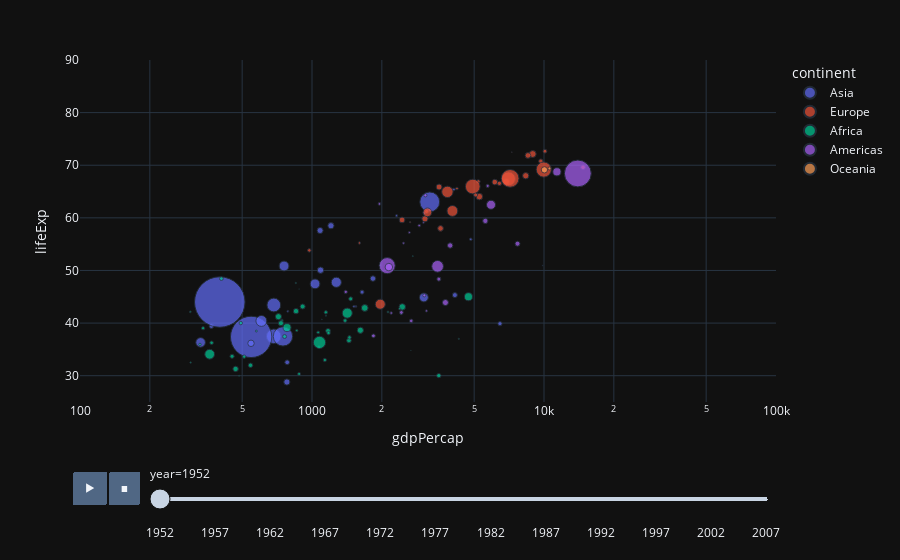

This figure's notebook cell:
### Code cell
import plotly.express as px
df = px.data.gapminder()
px.scatter(df, x="gdpPercap", y="lifeExp", animation_frame="year", animation_group="country",
           size="pop", color="continent", hover_name="country", template="plotly_dark",
           log_x=True, size_max=55, range_x=[100,100000], range_y=[25,90])

### Figure 1 — Plotly figure (JSON) as saved in the notebook; plotly's stock layout.template omitted (floating-point values rounded to 4 significant figures)
{"data": [{"hovertemplate": "<b>%{hovertext}</b><br><br>continent=Asia<br>year=1952<br>gdpPercap=%{x}<br>lifeExp=%{y}<br>pop=%{marker.size}<extra></extra>", "hovertext": ["Afghanistan", "Bahrain", "Bangladesh", "Cambodia", "China", "Hong Kong, China", "India", "Indonesia", "Iran", "Iraq", "Israel", "Japan", "Jordan", "Korea, Dem. Rep.", "Korea, Rep.", "Kuwait", "Lebanon", "Malaysia", "Mongolia", "Myanmar", "Nepal", "Oman", "Pakistan", "Philippines", "Saudi Arabia", "Singapore", "Sri Lanka", "Syria", "Taiwan", "Thailand", "Vietnam", "West Bank and Gaza", "Yemen, Rep."], "ids": ["Afghanistan", "Bahrain", "Bangladesh", "Cambodia", "China", "Hong Kong, China", "India", "Indonesia", "Iran", "Iraq", "Israel", "Japan", "Jordan", "Korea, Dem. Rep.", "Korea, Rep.", "Kuwait", "Lebanon", "Malaysia", "Mongolia", "Myanmar", "Nepal", "Oman", "Pakistan", "Philippines", "Saudi Arabia", "Singapore", "Sri Lanka", "Syria", "Taiwan", "Thailand", "Vietnam", "West Bank and Gaza", "Yemen, Rep."], "legendgroup": "Asia", "marker": {"color": "#636efa", "size": [8425333, 120447, 46886859, 4693836, 556263527, 2125900, 372000000, 82052000, 17272000, 5441766, 1620914, 86459025, 607914, 8865488, 20947571, 160000, 1439529, 6748378, 800663, 20092996, 9182536, 507833, 41346560, 22438691, 4005677, 1127000, 7982342, 3661549, 8550362, 21289402, 26246839, 1030585, 4963829], "sizemode": "area", "sizeref": 435900.0, "symbol": "circle"}, "mode": "markers", "name": "Asia", "orientation": "v", "showlegend": true, "x": [779.4, 9867.0, 684.2, 368.5, 400.4, 3054.0, 546.6, 749.7, 3035.0, 4130.0, 4087.0, 3217.0, 1547.0, 1088.0, 1031.0, 108400.0, 4835.0, 1831.0, 786.6, 331.0, 545.9, 1828.0, 684.6, 1273.0, 6460.0, 2315.0, 1084.0, 1643.0, 1207.0, 757.8, 605.1, 1516.0, 781.7], "xaxis": "x", "y": [28.8, 50.94, 37.48, 39.42, 44.0, 60.96, 37.37, 37.47, 44.87, 45.32, 65.39, 63.03, 43.16, 50.06, 47.45, 55.56, 55.93, 48.46, 42.24, 36.32, 36.16, 37.58, 43.44, 47.75, 39.88, 60.4, 57.59, 45.88, 58.5, 50.85, 40.41, 43.16, 32.55], "yaxis": "y", "type": "scatter"}, {"hovertemplate": "<b>%{hovertext}</b><br><br>continent=Europe<br>year=1952<br>gdpPercap=%{x}<br>lifeExp=%{y}<br>pop=%{marker.size}<extra></extra>", "hovertext": ["Albania", "Austria", "Belgium", "Bosnia and Herzegovina", "Bulgaria", "Croatia", "Czech Republic", "Denmark", "Finland", "France", "Germany", "Greece", "Hungary", "Iceland", "Ireland", "Italy", "Montenegro", "Netherlands", "Norway", "Poland", "Portugal", "Romania", "Serbia", "Slovak Republic", "Slovenia", "Spain", "Sweden", "Switzerland", "Turkey", "United Kingdom"], "ids": ["Albania", "Austria", "Belgium", "Bosnia and Herzegovina", "Bulgaria", "Croatia", "Czech Republic", "Denmark", "Finland", "France", "Germany", "Greece", "Hungary", "Iceland", "Ireland", "Italy", "Montenegro", "Netherlands", "Norway", "Poland", "Portugal", "Romania", "Serbia", "Slovak Republic", "Slovenia", "Spain", "Sweden", "Switzerland", "Turkey", "United Kingdom"], "legendgroup": "Europe", "marker": {"color": "#EF553B", "size": [1282697, 6927772, 8730405, 2791000, 7274900, 3882229, 9125183, 4334000, 4090500, 42459667, 69145952, 7733250, 9504000, 147962, 2952156, 47666000, 413834, 10381988, 3327728, 25730551, 8526050, 16630000, 6860147, 3558137, 1489518, 28549870, 7124673, 4815000, 22235677, 50430000], "sizemode": "area", "sizeref": 435900.0, "symbol": "circle"}, "mode": "markers", "name": "Europe", "orientation": "v", "showlegend": true, "x": [1601.0, 6137.0, 8343.0, 973.5, 2444.0, 3119.0, 6876.0, 9692.0, 6425.0, 7030.0, 7144.0, 3531.0, 5264.0, 7268.0, 5210.0, 4931.0, 2648.0, 8942.0, 10100.0, 4029.0, 3068.0, 3145.0, 3581.0, 5075.0, 4215.0, 3834.0, 8528.0, 14730.0, 1969.0, 9980.0], "xaxis": "x", "y": [55.23, 66.8, 68.0, 53.82, 59.6, 61.21, 66.87, 70.78, 66.55, 67.41, 67.5, 65.86, 64.03, 72.49, 66.91, 65.94, 59.16, 72.13, 72.67, 61.31, 59.82, 61.05, 58.0, 64.36, 65.57, 64.94, 71.86, 69.62, 43.59, 69.18], "yaxis": "y", "type": "scatter"}, {"hovertemplate": "<b>%{hovertext}</b><br><br>continent=Africa<br>year=1952<br>gdpPercap=%{x}<br>lifeExp=%{y}<br>pop=%{marker.size}<extra></extra>", "hovertext": ["Algeria", "Angola", "Benin", "Botswana", "Burkina Faso", "Burundi", "Cameroon", "Central African Republic", "Chad", "Comoros", "Congo, Dem. Rep.", "Congo, Rep.", "Cote d'Ivoire", "Djibouti", "Egypt", "Equatorial Guinea", "Eritrea", "Ethiopia", "Gabon", "Gambia", "Ghana", "Guinea", "Guinea-Bissau", "Kenya", "Lesotho", "Liberia", "Libya", "Madagascar", "Malawi", "Mali", "Mauritania", "Mauritius", "Morocco", "Mozambique", "Namibia", "Niger", "Nigeria", "Reunion", "Rwanda", "Sao Tome and Principe", "Senegal", "Sierra Leone", "Somalia", "South Africa", "Sudan", "Swaziland", "Tanzania", "Togo", "Tunisia", "Uganda", "Zambia", "Zimbabwe"], "ids": ["Algeria", "Angola", "Benin", "Botswana", "Burkina Faso", "Burundi", "Cameroon", "Central African Republic", "Chad", "Comoros", "Congo, Dem. Rep.", "Congo, Rep.", "Cote d'Ivoire", "Djibouti", "Egypt", "Equatorial Guinea", "Eritrea", "Ethiopia", "Gabon", "Gambia", "Ghana", "Guinea", "Guinea-Bissau", "Kenya", "Lesotho", "Liberia", "Libya", "Madagascar", "Malawi", "Mali", "Mauritania", "Mauritius", "Morocco", "Mozambique", "Namibia", "Niger", "Nigeria", "Reunion", "Rwanda", "Sao Tome and Principe", "Senegal", "Sierra Leone", "Somalia", "South Africa", "Sudan", "Swaziland", "Tanzania", "Togo", "Tunisia", "Uganda", "Zambia", "Zimbabwe"], "legendgroup": "Africa", "marker": {"color": "#00cc96", "size": [9279525, 4232095, 1738315, 442308, 4469979, 2445618, 5009067, 1291695, 2682462, 153936, 14100005, 854885, 2977019, 63149, 22223309, 216964, 1438760, 20860941, 420702, 284320, 5581001, 2664249, 580653, 6464046, 748747, 863308, 1019729, 4762912, 2917802, 3838168, 1022556, 516556, 9939217, 6446316, 485831, 3379468, 33119096, 257700, 2534927, 60011, 2755589, 2143249, 2526994, 14264935, 8504667, 290243, 8322925, 1219113, 3647735, 5824797, 2672000, 3080907], "sizemode": "area", "sizeref": 435900.0, "symbol": "circle"}, "mode": "markers", "name": "Africa", "orientation": "v", "showlegend": true, "x": [2449.0, 3521.0, 1063.0, 851.2, 543.3, 339.3, 1173.0, 1071.0, 1179.0, 1103.0, 780.5, 2126.0, 1389.0, 2670.0, 1419.0, 375.6, 328.9, 362.1, 4293.0, 485.2, 911.3, 510.2, 299.9, 853.5, 298.8, 575.6, 2388.0, 1443.0, 369.2, 452.3, 743.1, 1968.0, 1688.0, 468.5, 2424.0, 761.9, 1077.0, 2719.0, 493.3, 879.6, 1450.0, 879.8, 1136.0, 4725.0, 1616.0, 1148.0, 716.7, 859.8, 1468.0, 734.8, 1147.0, 406.9], "xaxis": "x", "y": [43.08, 30.02, 38.22, 47.62, 31.98, 39.03, 38.52, 35.46, 38.09, 40.72, 39.14, 42.11, 40.48, 34.81, 41.89, 34.48, 35.93, 34.08, 37.0, 30.0, 43.15, 33.61, 32.5, 42.27, 42.14, 38.48, 42.72, 36.68, 36.26, 33.69, 40.54, 50.99, 42.87, 31.29, 41.73, 37.44, 36.32, 52.72, 40.0, 46.47, 37.28, 30.33, 32.98, 45.01, 38.63, 41.41, 41.22, 38.6, 44.6, 39.98, 42.04, 48.45], "yaxis": "y", "type": "scatter"}, {"hovertemplate": "<b>%{hovertext}</b><br><br>continent=Americas<br>year=1952<br>gdpPercap=%{x}<br>lifeExp=%{y}<br>pop=%{marker.size}<extra></extra>", "hovertext": ["Argentina", "Bolivia", "Brazil", "Canada", "Chile", "Colombia", "Costa Rica", "Cuba", "Dominican Republic", "Ecuador", "El Salvador", "Guatemala", "Haiti", "Honduras", "Jamaica", "Mexico", "Nicaragua", "Panama", "Paraguay", "Peru", "Puerto Rico", "Trinidad and Tobago", "United States", "Uruguay", "Venezuela"], "ids": ["Argentina", "Bolivia", "Brazil", "Canada", "Chile", "Colombia", "Costa Rica", "Cuba", "Dominican Republic", "Ecuador", "El Salvador", "Guatemala", "Haiti", "Honduras", "Jamaica", "Mexico", "Nicaragua", "Panama", "Paraguay", "Peru", "Puerto Rico", "Trinidad and Tobago", "United States", "Uruguay", "Venezuela"], "legendgroup": "Americas", "marker": {"color": "#ab63fa", "size": [17876956, 2883315, 56602560, 14785584, 6377619, 12350771, 926317, 6007797, 2491346, 3548753, 2042865, 3146381, 3201488, 1517453, 1426095, 30144317, 1165790, 940080, 1555876, 8025700, 2227000, 662850, 157553000, 2252965, 5439568], "sizemode": "area", "sizeref": 435900.0, "symbol": "circle"}, "mode": "markers", "name": "Americas", "orientation": "v", "showlegend": true, "x": [5911.0, 2677.0, 2109.0, 11370.0, 3940.0, 2144.0, 2627.0, 5587.0, 1398.0, 3522.0, 3048.0, 2428.0, 1840.0, 2195.0, 2899.0, 3478.0, 3112.0, 2480.0, 1952.0, 3759.0, 3082.0, 3023.0, 13990.0, 5717.0, 7690.0], "xaxis": "x", "y": [62.48, 40.41, 50.92, 68.75, 54.74, 50.64, 57.21, 59.42, 45.93, 48.36, 45.26, 42.02, 37.58, 41.91, 58.53, 50.79, 42.31, 55.19, 62.65, 43.9, 64.28, 59.1, 68.44, 66.07, 55.09], "yaxis": "y", "type": "scatter"}, {"hovertemplate": "<b>%{hovertext}</b><br><br>continent=Oceania<br>year=1952<br>gdpPercap=%{x}<br>lifeExp=%{y}<br>pop=%{marker.size}<extra></extra>", "hovertext": ["Australia", "New Zealand"], "ids": ["Australia", "New Zealand"], "legendgroup": "Oceania", "marker": {"color": "#FFA15A", "size": [8691212, 1994794], "sizemode": "area", "sizeref": 435900.0, "symbol": "circle"}, "mode": "markers", "name": "Oceania", "orientation": "v", "showlegend": true, "x": [10040.0, 10560.0], "xaxis": "x", "y": [69.12, 69.39], "yaxis": "y", "type": "scatter"}], "layout": {"xaxis": {"anchor": "y", "domain": [0.0, 1.0], "title": {"text": "gdpPercap"}, "type": "log", "range": [2.0, 5.0]}, "yaxis": {"anchor": "x", "domain": [0.0, 1.0], "title": {"text": "lifeExp"}, "range": [25, 90]}, "legend": {"title": {"text": "continent"}, "tracegroupgap": 0, "itemsizing": "constant"}, "margin": {"t": 60}, "updatemenus": [{"buttons": [{"args": [null, {"frame": {"duration": 500, "redraw": false}, "mode": "immediate", "fromcurrent": true, "transition": {"duration": 500, "easing": "linear"}}], "label": "&#9654;", "method": "animate"}, {"args": [[null], {"frame": {"duration": 0, "redraw": false}, "mode": "immediate", "fromcurrent": true, "transition": {"duration": 0, "easing": "linear"}}], "label": "&#9724;", "method": "animate"}], "direction": "left", "pad": {"r": 10, "t": 70}, "showactive": false, "type": "buttons", "x": 0.1, "xanchor": "right", "y": 0, "yanchor": "top"}], "sliders": [{"active": 0, "currentvalue": {"prefix": "year="}, "len": 0.9, "pad": {"b": 10, "t": 60}, "steps": [{"args": [["1952"], {"frame": {"duration": 0, "redraw": false}, "mode": "immediate", "fromcurrent": true, "transition": {"duration": 0, "easing": "linear"}}], "label": "1952", "method": "animate"}, {"args": [["1957"], {"frame": {"duration": 0, "redraw": false}, "mode": "immediate", "fromcurrent": true, "transition": {"duration": 0, "easing": "linear"}}], "label": "1957", "method": "animate"}, {"args": [["1962"], {"frame": {"duration": 0, "redraw": false}, "mode": "immediate", "fromcurrent": true, "transition": {"duration": 0, "easing": "linear"}}], "label": "1962", "method": "animate"}, {"args": [["1967"], {"frame": {"duration": 0, "redraw": false}, "mode": "immediate", "fromcurrent": true, "transition": {"duration": 0, "easing": "linear"}}], "label": "1967", "method": "animate"}, {"args": [["1972"], {"frame": {"duration": 0, "redraw": false}, "mode": "immediate", "fromcurrent": true, "transition": {"duration": 0, "easing": "linear"}}], "label": "1972", "method": "animate"}, {"args": [["1977"], {"frame": {"duration": 0, "redraw": false}, "mode": "immediate", "fromcurrent": true, "transition": {"duration": 0, "easing": "linear"}}], "label": "1977", "method": "animate"}, {"args": [["1982"], {"frame": {"duration": 0, "redraw": false}, "mode": "immediate", "fromcurrent": true, "transition": {"duration": 0, "easing": "linear"}}], "label": "1982", "method": "animate"}, {"args": [["1987"], {"frame": {"duration": 0, "redraw": false}, "mode": "immediate", "fromcurrent": true, "transition": {"duration": 0, "easing": "linear"}}], "label": "1987", "method": "animate"}, {"args": [["1992"], {"frame": {"duration": 0, "redraw": false}, "mode": "immediate", "fromcurrent": true, "transition": {"duration": 0, "easing": "linear"}}], "label": "1992", "method": "animate"}, {"args": [["1997"], {"frame": {"duration": 0, "redraw": false}, "mode": "immediate", "fromcurrent": true, "transition": {"duration": 0, "easing": "linear"}}], "label": "1997", "method": "animate"}, {"args": [["2002"], {"frame": {"duration": 0, "redraw": false}, "mode": "immediate", "fromcurrent": true, "transition": {"duration": 0, "easing": "linear"}}], "label": "2002", "method": "animate"}, {"args": [["2007"], {"frame": {"duration": 0, "redraw": false}, "mode": "immediate", "fromcurrent": true, "transition": {"duration": 0, "easing": "linear"}}], "label": "2007", "method": "animate"}], "x": 0.1, "xanchor": "left", "y": 0, "yanchor": "top"}]}}
